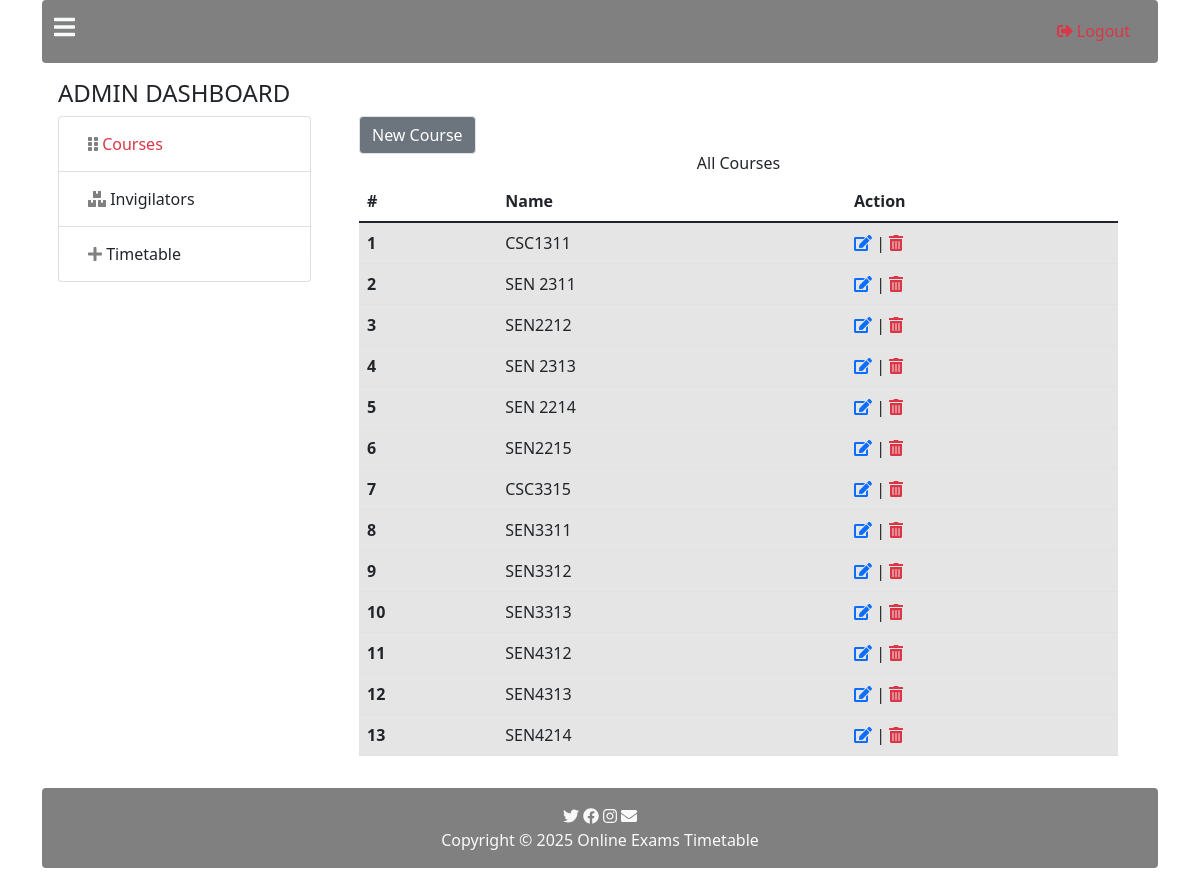
The app's page /course.php (signed in) with its own data.
### tables this page shows
CREATE TABLE `courses` (
  `id` int(10) NOT NULL,
  `name` varchar(1000) DEFAULT NULL
);

### course.php (the view, shortened to what this page needs)
<?php
 require "inc/header.php"; ?>
 <div class="container">
 <?php
 require './pages/header-home.php';
 include 'inc/process.php'; ?>
 <div class="container p-3">
     <div class="row">
         <div class="col-12">
             <div class="row">
                 <div class="col-6">
                     <h4>ADMIN DASHBOARD</h4>
                 </div>
             </div>
         </div>
         <div class="col-3">
             <ul class="list-group">
                 <li class="list-group-item" style="color:#3b7fad;">
                     <a href="course.php" class="btn text-danger">
                         <i class="fas fa-grip-vertical" style="color:gray;"></i> Courses</a>
                 </li>
                 <li class="list-group-item" style="color:gray;">
                    <a href="invigilator.php" class="btn">
                        <i class="fas fa-boxes"  style="color:gray;"></i> Invigilators</a>
                 </li>
                 <li class="list-group-item" style="color:gray;">
                        <a href="timetable.php" class="btn">
                        <i class="fas fa-plus"  style="color:gray;"></i> Timetable</a>
                 </li>
             </ul>
         </div>
         <div class="col-9">
             <div class="container">
                 <a href="javascript:;" class="btn border btn-secondary" data-bs-toggle="modal" data-bs-target="#exampleModal">New Course</a>
                 <h6 class="text-center">All Courses</h6>
                    <table class="table">
                    <thead>
                        <tr>
                        <th scope="col">#</th>
                        <th scope="col">Name</th>
                        <th scope="col">Action</th>
                        </tr>
                    </thead>
                    <tbody>
                        <?php
                        $sql = "SELECT * FROM courses";
                        $query = mysqli_query($connection,$sql);
                        $count =1;
                        while($result = mysqli_fetch_assoc($query)){
                            ?>
                            <tr class="table-active">
                              <th scope="row"><?php echo $count ?></th>
                                <td><?php echo $result["name"]; ?></td>
                                <td>
                                  <a href="course-edit.php? edit_id=<?php echo $result["id"] ?>">
                                  <i class="fas fa-edit"></i></a>
                                   |
                                  <a href="course.php? delete_course=<?php echo $result["id"]; ?>">
                                  <i class="fas fa-trash-alt text-danger"></i></a>
                                </td>
                             </tr>
                            <?php
                            $count++;
                        }
                        ?>
                    </tbody>
                    </table>
                    </div>
         </div>
     </div>
 </div>
<?php
require './pages/footer-home.php'; ?>
 </div>
 <?php
  require "inc/footer.php";  ?>

### records on screen
courses: name "CSC1311"
courses: name "SEN 2311"
courses: name "SEN2212"
courses: name "SEN 2313"
courses: name "SEN 2214"
courses: name "SEN2215"
courses: name "CSC3315"
courses: name "SEN3311"
courses: name "SEN3312"
courses: name "SEN3313"
courses: name "SEN4312"
courses: name "SEN4313"
courses: name "SEN4214"
